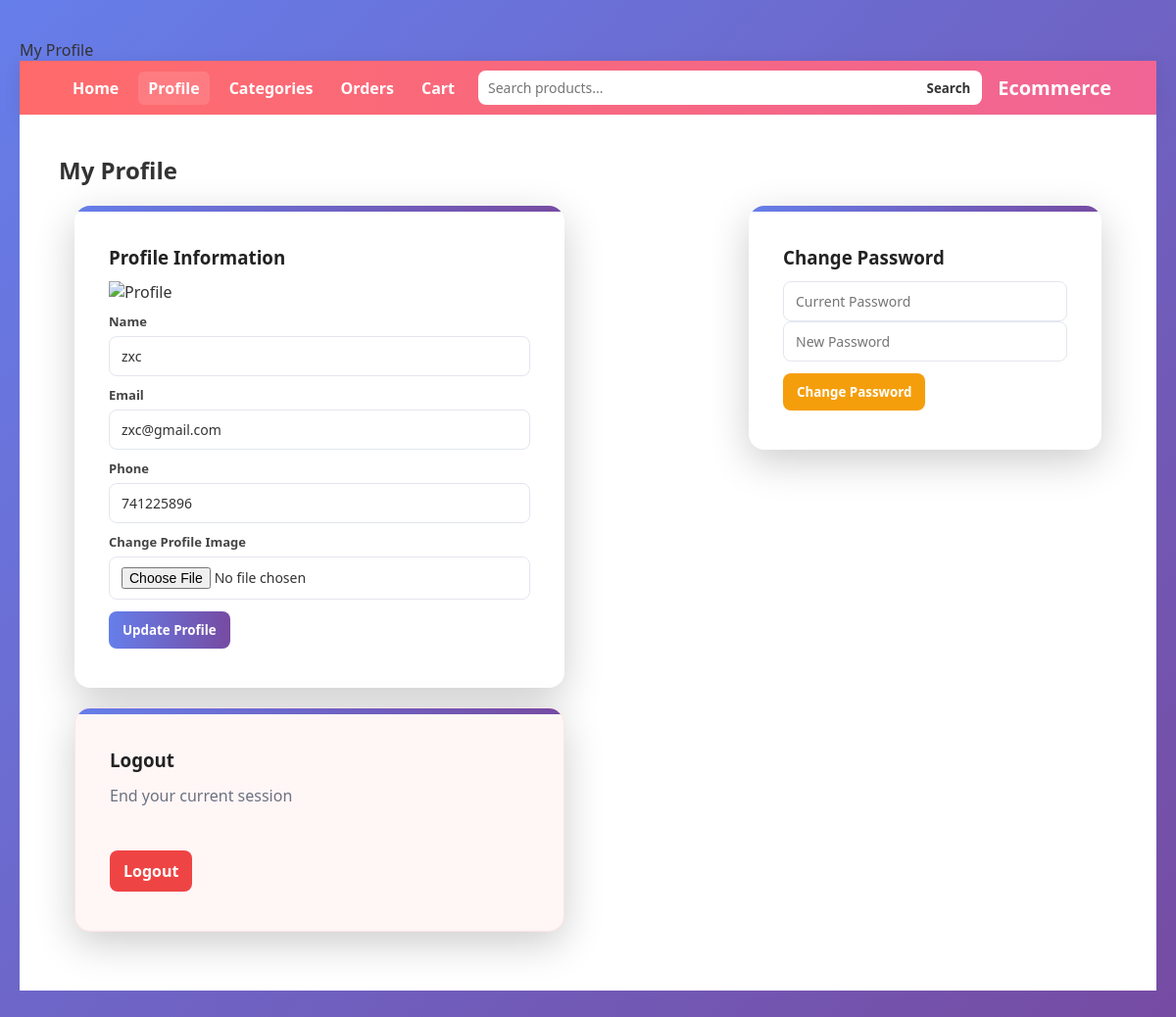
The app's page /user/profile (signed in) with its own data.
### tables this page shows
CREATE TABLE users (
        userid INTEGER PRIMARY KEY AUTOINCREMENT,
        name TEXT NOT NULL,
        email TEXT NOT NULL UNIQUE,
        phone_number TEXT UNIQUE,
        password TEXT NOT NULL,
        profile_image TEXT,
        role TEXT DEFAULT 'user',
        status INTEGER DEFAULT 1,
        created_at TEXT DEFAULT (datetime('now')),
        updated_at TEXT DEFAULT (datetime('now'))
    );

### app.py (the view, shortened to what this page needs)
@app.route('/user/profile', methods=['GET', 'POST'])
@token_required(role='user')
def user_profile():
    user = getUserByToken()
    if not user:
        return redirect(url_for('login'))
    user_id = user.get('userid')
    profile = user_profile_details(user_id)
    return render_template('user/user_profile.html', profile=profile)

### app.py (called while the page is built)
def token_required(role=None):
    def wrapper(f):
        @wraps(f)
        def decorated(*args, **kwargs):
            token = request.cookies.get('token')
            if not token:
                return redirect(url_for('login'))
            try:
                data = jwt.decode(
                    token,
                    app.config['SECRET_KEY'],
                    algorithms=["HS256"]
                )
            except jwt.ExpiredSignatureError:
                return redirect(url_for('login'))
            except jwt.InvalidTokenError:
                return redirect(url_for('login'))
            if role and data['role'] != role:
                return "Unauthorized access"
            return f(*args, **kwargs)
        return decorated
    return wrapper

def getUserByToken():
    token = request.cookies.get('token')
    if not token:
        return None
    try:
        data = jwt.decode(
            token,
            app.config['SECRET_KEY'],
            algorithms=["HS256"]
        )
        userid = data.get('userid')
        role = data.get('role')
        user = getUserDetailsByID(userid=userid)
        return user
    except jwt.ExpiredSignatureError:
        return None
    except jwt.InvalidTokenError:
        return None

### database/connection.py (called while the page is built)
def databaseConfig():
    db_path = Path(__file__).resolve().parent / 'carting.db'
    db_path.parent.mkdir(parents=True, exist_ok=True)
    connection = sqlite3.connect(str(db_path), check_same_thread=False)
    connection.row_factory = sqlite3.Row  # Enable dict-like row access
    connection.execute('PRAGMA foreign_keys = ON')
    return connection

### database/user_utility.py (called while the page is built)
def user_profile_details(userid):
    db=databaseConfig()
    cursor=db.cursor()
    query="select * from users where userid=?"
    cursor.execute(query,(userid,))
    profile=cursor.fetchone()
    cursor.close()
    db.close()
    return dict(profile) if profile else None

### database/utility.py (called while the page is built)
def getUserDetailsByID(userid:int, role:str=None):
    db_config = databaseConfig()
    cursor = db_config.cursor()
    user_details_query = "select * from users where userid = ?"
    cursor.execute(user_details_query, (userid,))
    user = cursor.fetchone()
    cursor.close()
    db_config.close()
    return dict(user) if user else None

### templates/user/user_profile.html (shortened to what this page needs)
{% extends "user/user.html" %}
{% block head_extra %}
<link rel="stylesheet" href="{{ url_for('static', filename='css/user_profile.css') }}">
{% endblock %}
{% block content %}
<h2>My Profile</h2>
<div class="profile-grid">
    <div class="profile-card">
        <h3>Profile Information</h3>
        <form method="POST" enctype="multipart/form-data">
            <div style="margin-bottom:8px;">
                {% if profile.profile_image %}
                    <img src="/{{ profile.profile_image }}" alt="Profile" style="max-width:120px;">
                {% else %}
                    <img src="{{ url_for('static', filename='default_user.png') }}" alt="Profile" style="max-width:120px;">
                {% endif %}
            </div>
            <label>Name</label>
            <input type="text" name="name" value="{{ profile.name }}" required>
            <label>Email</label>
            <input type="email" value="{{ profile.email }}" disabled>
            <label>Phone</label>
            <input type="text" name="phone" value="{{ profile.phone_number }}">
            <label>Change Profile Image</label>
            <input type="file" name="profile_image" accept="image/*">
            <button class="btn btn-primary">Update Profile</button>
        </form>
    </div>
    <div class="profile-card">
        <h3>Change Password</h3>
        <form method="POST" action="{{ url_for('user_change_password') }}">
            <input type="password" name="current_password" placeholder="Current Password" required>
            <input type="password" name="new_password" placeholder="New Password" required>
            <button class="btn btn-warning">Change Password</button>
        </form>
    </div>
    <div class="profile-card danger">
        <h3>Logout</h3>
        <p>End your current session</p>
        <a href="{{ url_for('userlogout') }}" class="btn btn-danger">Logout</a>
    </div>
</div>
{% endblock %}

### static/css/user_users.css (style rules this page uses)
* { margin: 0; padding: 0; box-sizing: border-box; font-family: "Segoe UI", Tahoma, Geneva, Verdana, sans-serif; }
body { background: linear-gradient(135deg, #667eea 0%, #764ba2 100%); color: #333; min-height: 100vh; }
.content p { margin-bottom: 30px; color: #6b7280; font-size: 16px; line-height: 1.6; }

### static/css/user_profile.css (style rules this page uses)
* { margin: 0; padding: 0; box-sizing: border-box; }
body { font-family: 'Segoe UI', Tahoma, Geneva, Verdana, sans-serif; background: linear-gradient(135deg, #667eea 0%, #764ba2 100%); min-height: 100vh; padding: 40px 20px; }
.profile-card { width: 100%; max-width: 500px; background: white; border-radius: 16px; padding: 40px 35px; box-shadow: 0 12px 40px rgba(0, 0, 0, 0.2); text-align: center; overflow: hidden; animation: slideUp 0.5s ease-out; position: relative; }
.profile-card::before { content: ''; position: absolute; top: 0; left: 0; right: 0; height: 6px; background: linear-gradient(90deg, #667eea 0%, #764ba2 100%); }
.profile-grid { display: grid; grid-template-columns: 1fr 360px; gap: 20px; align-items: start; max-width: 1100px; margin: 20px auto; padding: 0 16px; }
.profile-card { text-align: left; }
.profile-card h3 { margin-bottom: 12px; color: #222; }
form label { display: block; margin: 10px 0 6px; font-weight: 700; color: #444; font-size: 13px; }
form input[type="text"], form input[type="email"], form input[type="password"], form input[type="file"], form textarea, form select { width: 100%; padding: 10px 12px; border: 1px solid #e3e6ee; border-radius: 8px; background: #fff; font-size: 14px; color: #333; box-shadow: inset 0 1px 0 rgba(255,255,255,0.4); }
.btn { display: inline-block; padding: 10px 14px; border-radius: 8px; font-weight: 700; cursor: pointer; border: none; text-decoration: none; color: #fff; margin-top: 12px; }
.btn-primary { background: linear-gradient(90deg,#667eea,#764ba2); }
.btn-warning { background: #f59e0b; }
.btn-danger { background: #ef4444; }
.profile-card.danger { background: #fff6f6; border: 1px solid #ffe5e5; }

### records on screen
users: name "zxc", email "zxc@gmail.com", phone "741225896"
